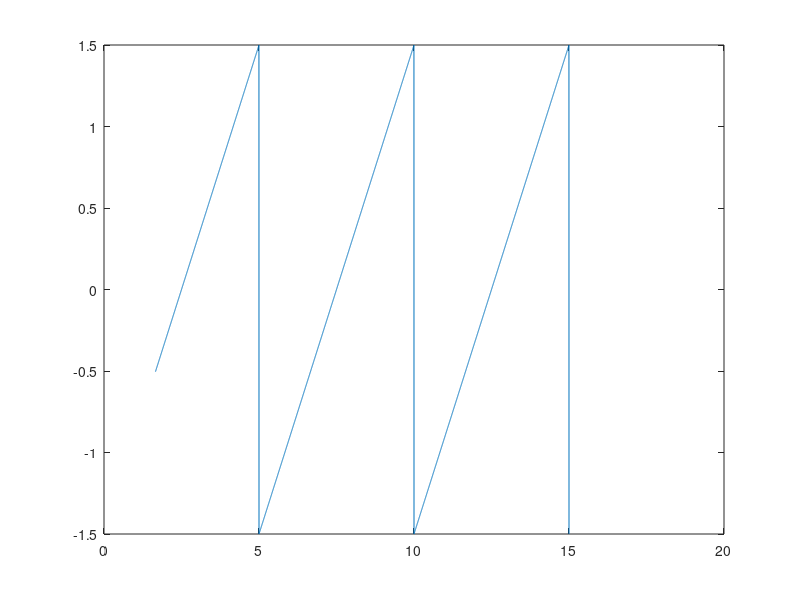
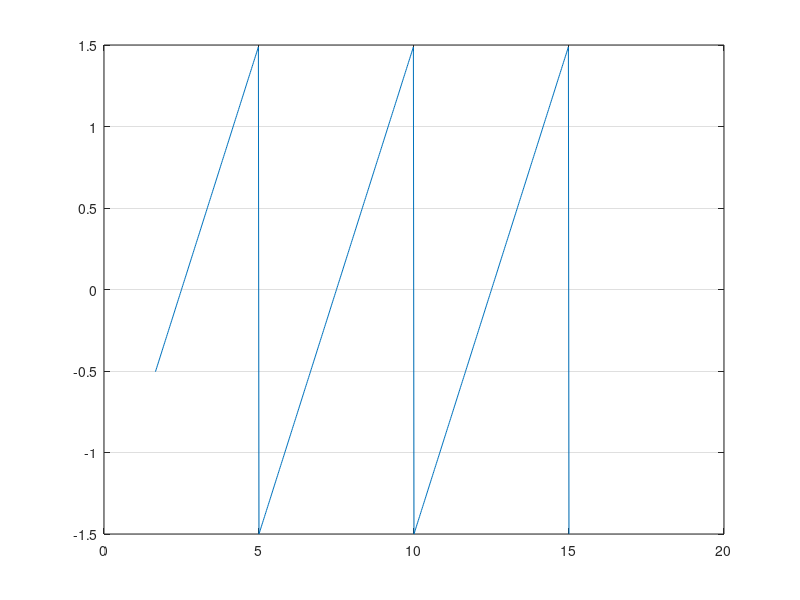
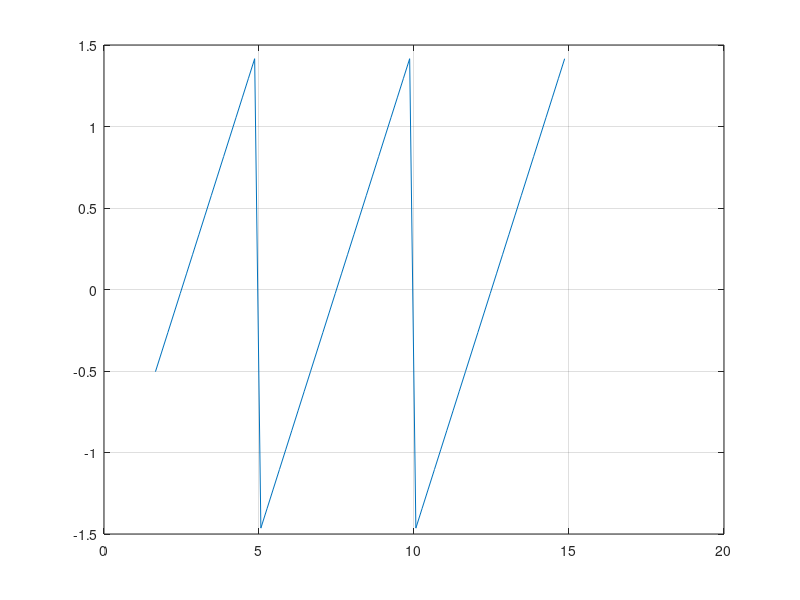

The MATLAB script that drew these images, in order:
T=5;
f=0.2;
%frecventa este de 0.2 Hz
%panta este de 1V adica, pe grafic, de -1
%nivelul maxim este de 1V iar cel minim de -2V, adica in cazul nostru
%se poate echivala cu -1.5 si 1.5

t1=1.66:0.002:15;
for i=linspace(-1.5,1.5,5001)
y1 = i*sawtooth(2*pi*f*t1);
end
figure(1)
plot(t1,y1)
%semnal triunghiular periodic cu rezolutia temporara de 2ms

t2=1.66:0.02:15;
%panta este de 1V adica, pe grafic, de -1, echivalent in cazul nostru cu
%-0.5
for i=linspace(-1.5,1.5,501)
y2=i*sawtooth(2*pi*f*t2);
end
figure(2)
plot (t2,y2)
grid
%semnal triunghiular periodic cu rezolutia temporara de 20ms

t3=1.66:0.2:15;
for i=linspace(-1.5,1.5,51)
y3=i*sawtooth(2*pi*f*t3);
end
figure(3)
plot (t3,y3)
grid
%semnal triunghiular periodic cu rezolutia temporare de 200ms

%t1,t2 si t3 incep de la 1.66 deoarece panta in cazul nostru este de
%-0.5(=-1.5+1) iar pe axa Ox corespunzatoare valorii de -0.5 este 1.66
%pe grafic am reprezentat 3 perioade(3*5=15)

